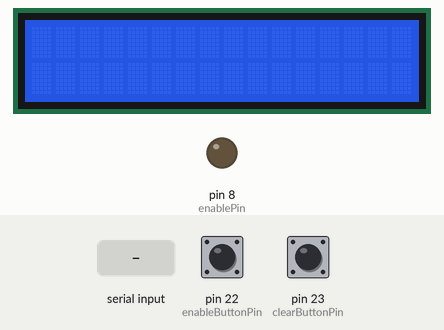
Simulated run of this sketch. Board: Arduino Mega 2560, built with avr-gcc and run on an emulated ATmega2560. Shown: 16×2 character LCD, output pins drawn as LEDs (lit = HIGH). The inputs (shaded band) are chosen by the test bench; at power-on: pin 22 (enableButtonPin) HIGH, pin 23 (clearButtonPin) HIGH.

Above: at 1.2 s.
1.3 s: "1" received over Serial
At 3.1 s:
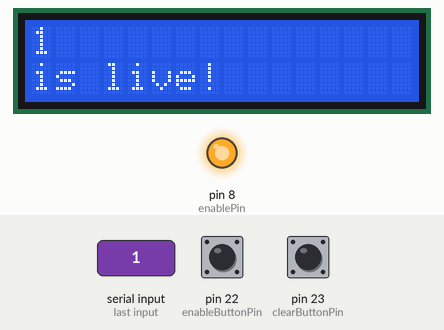
3.8 s: pin 22 (enableButtonPin) pulled LOW for 0.15 s
At 4.7 s:
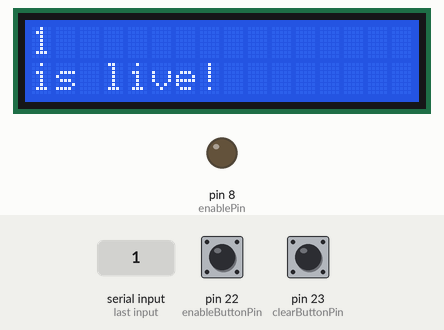
5.4 s: "0" received over Serial
At 7.4 s:
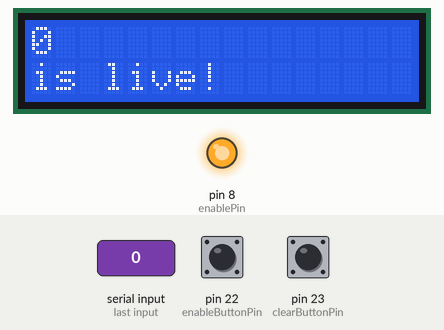
7.9 s: pin 22 (enableButtonPin) pulled LOW for 1 s
At 9.1 s:
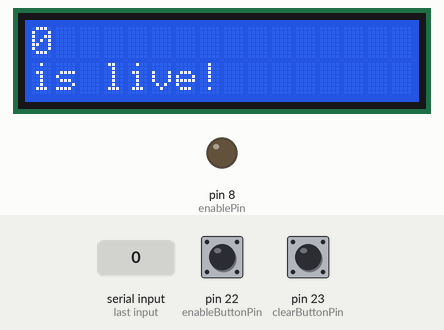
10.4 s: pin 22 (enableButtonPin) pulled LOW for 3.2 s
At 10.9 s:
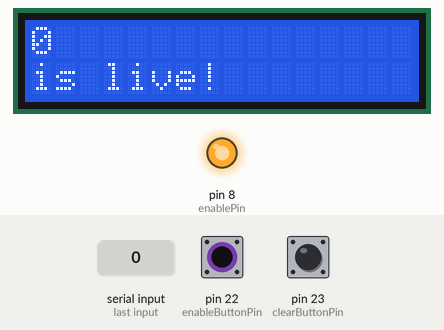
15.1 s: pin 23 (clearButtonPin) pulled LOW for 0.15 s
At 16.3 s:
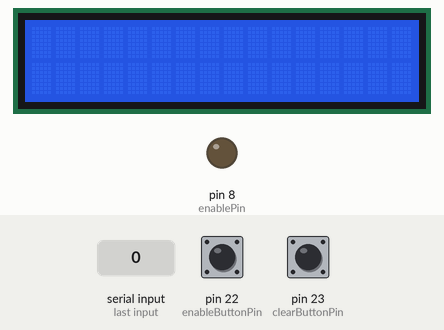
Timing chart, 0 to 17.7 s (numbered marks = the images above; inputs shaded):
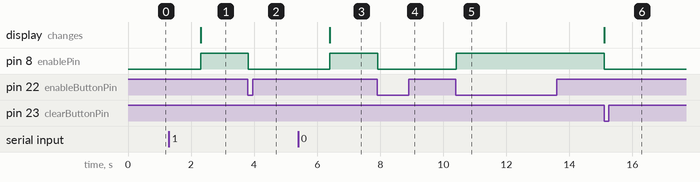

Measured:
- after the input at 1.3 s, pin 8 (enablePin): LOW → HIGH after 1.0 s; the display: changes after 1.0 s (image 1)
- after the input at 3.8 s, pin 8 (enablePin): HIGH → LOW at once
- after the input at 5.4 s, pin 8 (enablePin): LOW → HIGH after 1.0 s; the display: changes after 1.0 s (image 3)
- after the input at 7.9 s, pin 8 (enablePin): HIGH → LOW at once
- after the input at 10.4 s, pin 8 (enablePin): LOW → HIGH at once
- after the input at 15.1 s, pin 8 (enablePin): HIGH → LOW at once; the display: changes at once (image 6)

The sketch:

twitch-arduino.ino
```cpp
#include <Bounce2.h>
#include <LiquidCrystal.h>

Bounce bouncer = Bounce();
const int rs = 12, en = 11, d4 = 5, d5 = 4, d6 = 3, d7 = 2;
LiquidCrystal lcd(rs, en, d4, d5, d6, d7);
int enablePin = 8;
int enableButtonPin = 22;
int clearButtonPin = 23;
bool state;
String message;


void setup() {
	pinMode(enableButtonPin, INPUT_PULLUP);
	pinMode(clearButtonPin, INPUT_PULLUP);
	pinMode(enablePin, OUTPUT);
	lcd.begin(16, 2);
	Serial.begin(9600);
	bouncer.attach(enableButtonPin);
	bouncer.interval(20);
}

void loop() {
	bounce();
	if (Serial.available()) {
		message = Serial.readString();
		message.replace("'", "");
		lcd.clear();
		lcd.setCursor(0, 0);
		on();
		lcd.print(message);
		lcd.setCursor(0, 1);
		lcd.print("is live!");
	}
	if (digitalRead(clearButtonPin) == 0) {
		lcd.clear();
		off();
	}
}

void bounce() {
	bouncer.update();
	if (bouncer.fell() == 1) {
		state = !state;
		digitalWrite(enablePin, state);
	}
}

void on() {
	state = 1;
	digitalWrite(enablePin, state);
}

void off() {
	state = 0;
	digitalWrite(enablePin, state);
}
```
